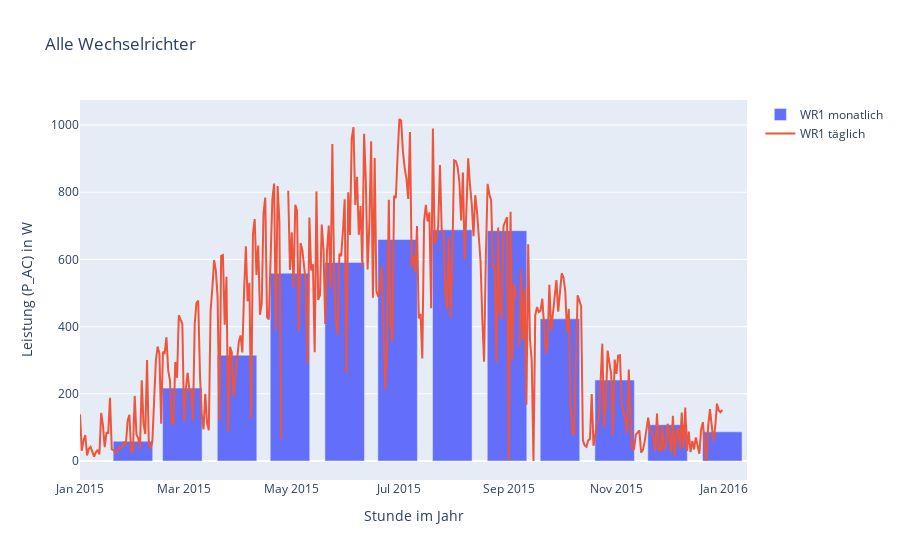

Here is the notebook cell this chart was saved with:
### Markdown cell above
### One WR

### Code cell
# Interactive plot
sns.set_style('ticks')
trace_line = go.Scatter(x=df_reD.index.tolist(), 
                        y=df_reD['wr1_p_ac'].tolist(), 
                        name='WR1 täglich', line=dict(), mode='lines')
trace_bar = go.Bar(x=df_reM.index.tolist(), 
                   y=df_reM['wr1_p_ac'].tolist(), 
                   name='WR1 monatlich', marker=dict())
layout = go.Layout(
    title=''.join(info_dict['Title']),
    yaxis=dict(title=''.join(info_dict['Y-Axis'])),
    xaxis=dict(title=''.join(info_dict['X-Axis']))
)
ifig = go.Figure(data=[trace_bar, trace_line], layout=layout)
pltly.iplot(ifig)

### Figure 1 — Plotly figure (JSON) as saved in the notebook; plotly's stock layout.template omitted (floating-point values rounded to 4 significant figures; data arrays with more than 128 entries replaced by an {"elided": "..."} marker saying what was removed)
{"data": [{"name": "WR1 monatlich", "type": "bar", "x": ["2015-01-31T00:00:00", "2015-02-28T00:00:00", "2015-03-31T00:00:00", "2015-04-30T00:00:00", "2015-05-31T00:00:00", "2015-06-30T00:00:00", "2015-07-31T00:00:00", "2015-08-31T00:00:00", "2015-09-30T00:00:00", "2015-10-31T00:00:00", "2015-11-30T00:00:00", "2015-12-31T00:00:00"], "y": [58.9, 217.0, 314.8, 559.1, 590.9, 659.3, 688.0, 685.6, 423.1, 240.9, 108.0, 86.81]}, {"mode": "lines", "name": "WR1 täglich", "type": "scatter", "x": {"elided": "365 str values"}, "y": {"elided": "365 float values"}}], "layout": {"title": {"text": "Alle Wechselrichter"}, "xaxis": {"title": {"text": "Stunde im Jahr"}}, "yaxis": {"title": {"text": "Leistung (P_AC) in W"}}}}
